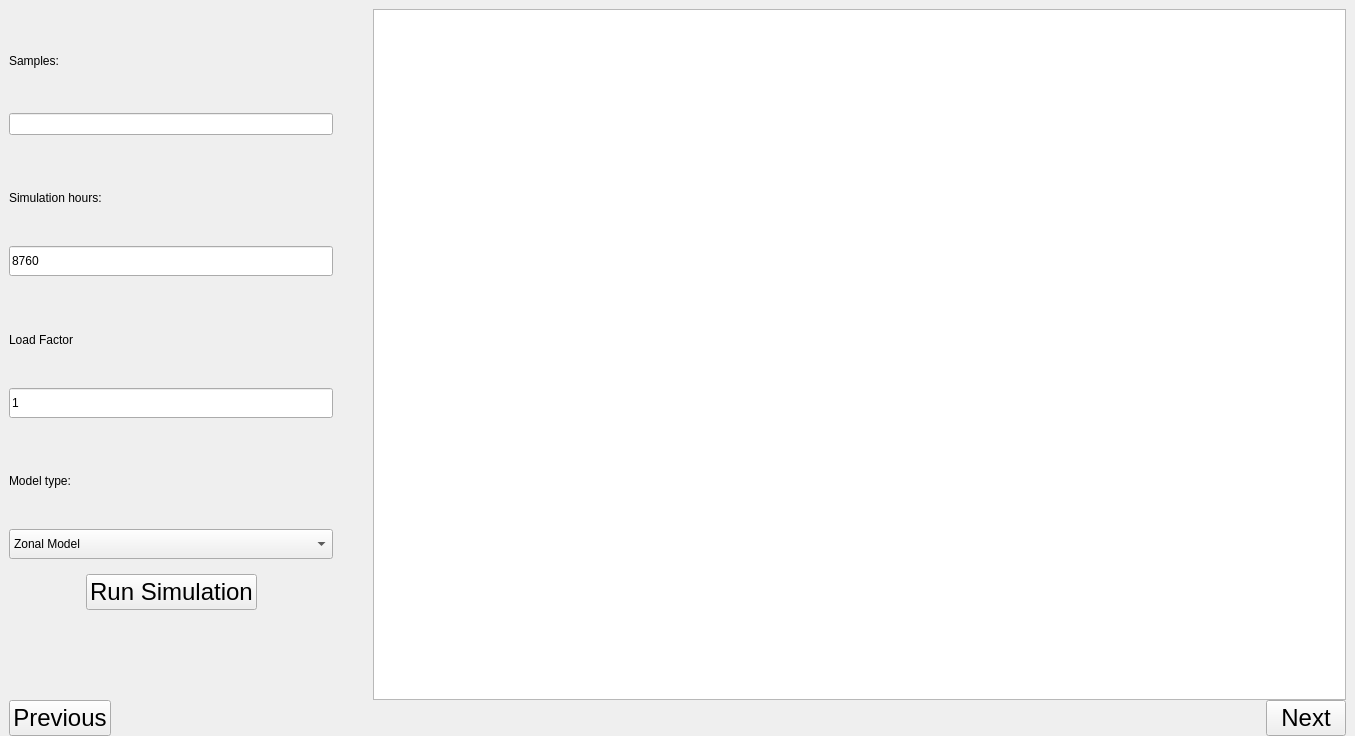
<?xml version="1.0" encoding="UTF-8"?>
<ui version="4.0">
 <class>sim_widget</class>
 <widget class="QWidget" name="sim_widget">
  <property name="geometry">
   <rect>
    <x>0</x>
    <y>0</y>
    <width>1355</width>
    <height>736</height>
   </rect>
  </property>
  <property name="windowTitle">
   <string>Form</string>
  </property>
  <property name="styleSheet">
   <string notr="true"/>
  </property>
  <layout class="QVBoxLayout" name="verticalLayout">
   <property name="spacing">
    <number>0</number>
   </property>
   <property name="leftMargin">
    <number>9</number>
   </property>
   <property name="topMargin">
    <number>0</number>
   </property>
   <property name="rightMargin">
    <number>9</number>
   </property>
   <property name="bottomMargin">
    <number>0</number>
   </property>
   <item>
    <widget class="QWidget" name="widget_7" native="true">
     <property name="styleSheet">
      <string notr="true"/>
     </property>
     <layout class="QVBoxLayout" name="verticalLayout_27" stretch="1,0">
      <property name="spacing">
       <number>0</number>
      </property>
      <property name="leftMargin">
       <number>0</number>
      </property>
      <property name="topMargin">
       <number>0</number>
      </property>
      <property name="rightMargin">
       <number>0</number>
      </property>
      <property name="bottomMargin">
       <number>0</number>
      </property>
      <item>
       <widget class="QFrame" name="frame_44">
        <property name="styleSheet">
         <string notr="true"/>
        </property>
        <property name="frameShape">
         <enum>QFrame::Shape::NoFrame</enum>
        </property>
        <property name="frameShadow">
         <enum>QFrame::Shadow::Raised</enum>
        </property>
        <layout class="QHBoxLayout" name="horizontalLayout_36" stretch="1,0,3">
         <property name="spacing">
          <number>0</number>
         </property>
         <property name="leftMargin">
          <number>0</number>
         </property>
         <property name="topMargin">
          <number>9</number>
         </property>
         <property name="rightMargin">
          <number>0</number>
         </property>
         <property name="bottomMargin">
          <number>0</number>
         </property>
         <item>
          <widget class="QFrame" name="frame_43">
           <property name="styleSheet">
            <string notr="true"/>
           </property>
           <property name="frameShape">
            <enum>QFrame::Shape::NoFrame</enum>
           </property>
           <property name="frameShadow">
            <enum>QFrame::Shadow::Raised</enum>
           </property>
           <layout class="QVBoxLayout" name="verticalLayout_26">
            <property name="spacing">
             <number>15</number>
            </property>
            <property name="leftMargin">
             <number>0</number>
            </property>
            <property name="topMargin">
             <number>0</number>
            </property>
            <property name="rightMargin">
             <number>0</number>
            </property>
            <property name="bottomMargin">
             <number>0</number>
            </property>
            <item>
             <widget class="QFrame" name="sim_frame_37">
              <property name="minimumSize">
               <size>
                <width>0</width>
                <height>30</height>
               </size>
              </property>
              <property name="styleSheet">
               <string notr="true"/>
              </property>
              <property name="frameShape">
               <enum>QFrame::Shape::NoFrame</enum>
              </property>
              <property name="frameShadow">
               <enum>QFrame::Shadow::Raised</enum>
              </property>
              <layout class="QVBoxLayout" name="verticalLayout_13">
               <property name="spacing">
                <number>0</number>
               </property>
               <property name="leftMargin">
                <number>0</number>
               </property>
               <property name="topMargin">
                <number>0</number>
               </property>
               <property name="rightMargin">
                <number>0</number>
               </property>
               <property name="bottomMargin">
                <number>0</number>
               </property>
               <item>
                <widget class="QLabel" name="label_12">
                 <property name="text">
                  <string>Samples:</string>
                 </property>
                </widget>
               </item>
               <item>
                <widget class="QLineEdit" name="lineEdit_4"/>
               </item>
              </layout>
             </widget>
            </item>
            <item>
             <widget class="QFrame" name="sim_frame_38">
              <property name="styleSheet">
               <string notr="true"/>
              </property>
              <property name="frameShape">
               <enum>QFrame::Shape::NoFrame</enum>
              </property>
              <property name="frameShadow">
               <enum>QFrame::Shadow::Raised</enum>
              </property>
              <layout class="QVBoxLayout" name="verticalLayout_28">
               <property name="spacing">
                <number>0</number>
               </property>
               <property name="leftMargin">
                <number>0</number>
               </property>
               <property name="topMargin">
                <number>0</number>
               </property>
               <property name="rightMargin">
                <number>0</number>
               </property>
               <property name="bottomMargin">
                <number>0</number>
               </property>
               <item>
                <widget class="QLabel" name="label_17">
                 <property name="text">
                  <string>Simulation hours:</string>
                 </property>
                </widget>
               </item>
               <item>
                <widget class="QLineEdit" name="lineEdit_5">
                 <property name="minimumSize">
                  <size>
                   <width>0</width>
                   <height>30</height>
                  </size>
                 </property>
                 <property name="text">
                  <string>8760</string>
                 </property>
                </widget>
               </item>
              </layout>
             </widget>
            </item>
            <item>
             <widget class="QFrame" name="sim_frame_39">
              <property name="styleSheet">
               <string notr="true"/>
              </property>
              <property name="frameShape">
               <enum>QFrame::Shape::NoFrame</enum>
              </property>
              <property name="frameShadow">
               <enum>QFrame::Shadow::Raised</enum>
              </property>
              <layout class="QVBoxLayout" name="verticalLayout_29">
               <property name="spacing">
                <number>0</number>
               </property>
               <property name="leftMargin">
                <number>0</number>
               </property>
               <property name="topMargin">
                <number>0</number>
               </property>
               <property name="rightMargin">
                <number>0</number>
               </property>
               <property name="bottomMargin">
                <number>0</number>
               </property>
               <item>
                <widget class="QLabel" name="label_19">
                 <property name="text">
                  <string>Load Factor</string>
                 </property>
                </widget>
               </item>
               <item>
                <widget class="QLineEdit" name="lineEdit_6">
                 <property name="minimumSize">
                  <size>
                   <width>0</width>
                   <height>30</height>
                  </size>
                 </property>
                 <property name="text">
                  <string>1</string>
                 </property>
                </widget>
               </item>
              </layout>
             </widget>
            </item>
            <item>
             <widget class="QFrame" name="sim_frame_40">
              <property name="styleSheet">
               <string notr="true"/>
              </property>
              <property name="frameShape">
               <enum>QFrame::Shape::NoFrame</enum>
              </property>
              <property name="frameShadow">
               <enum>QFrame::Shadow::Raised</enum>
              </property>
              <layout class="QVBoxLayout" name="verticalLayout_30" stretch="0,0">
               <property name="spacing">
                <number>0</number>
               </property>
               <property name="leftMargin">
                <number>0</number>
               </property>
               <property name="topMargin">
                <number>0</number>
               </property>
               <property name="rightMargin">
                <number>0</number>
               </property>
               <property name="bottomMargin">
                <number>0</number>
               </property>
               <item>
                <widget class="QLabel" name="label_18">
                 <property name="text">
                  <string>Model type:</string>
                 </property>
                </widget>
               </item>
               <item>
                <widget class="QComboBox" name="comboBox">
                 <property name="minimumSize">
                  <size>
                   <width>0</width>
                   <height>30</height>
                  </size>
                 </property>
                 <property name="styleSheet">
                  <string notr="true"/>
                 </property>
                 <property name="editable">
                  <bool>false</bool>
                 </property>
                 <property name="maxVisibleItems">
                  <number>10</number>
                 </property>
                 <item>
                  <property name="text">
                   <string>Zonal Model</string>
                  </property>
                 </item>
                 <item>
                  <property name="text">
                   <string>Copper Sheet Model</string>
                  </property>
                 </item>
                </widget>
               </item>
              </layout>
             </widget>
            </item>
            <item alignment="Qt::AlignmentFlag::AlignTop">
             <widget class="QFrame" name="frame_41">
              <property name="styleSheet">
               <string notr="true"/>
              </property>
              <property name="frameShape">
               <enum>QFrame::Shape::NoFrame</enum>
              </property>
              <property name="frameShadow">
               <enum>QFrame::Shadow::Raised</enum>
              </property>
              <layout class="QHBoxLayout" name="horizontalLayout_35">
               <property name="spacing">
                <number>0</number>
               </property>
               <property name="leftMargin">
                <number>0</number>
               </property>
               <property name="topMargin">
                <number>0</number>
               </property>
               <property name="rightMargin">
                <number>0</number>
               </property>
               <property name="bottomMargin">
                <number>0</number>
               </property>
               <item>
                <spacer name="horizontalSpacer_19">
                 <property name="orientation">
                  <enum>Qt::Orientation::Horizontal</enum>
                 </property>
                 <property name="sizeHint" stdset="0">
                  <size>
                   <width>40</width>
                   <height>20</height>
                  </size>
                 </property>
                </spacer>
               </item>
               <item>
                <widget class="QPushButton" name="pushButton_5">
                 <property name="font">
                  <font>
                   <family>Arial</family>
                   <pointsize>18</pointsize>
                   <italic>false</italic>
                   <bold>false</bold>
                  </font>
                 </property>
                 <property name="styleSheet">
                  <string notr="true"/>
                 </property>
                 <property name="text">
                  <string>Run Simulation</string>
                 </property>
                </widget>
               </item>
               <item>
                <spacer name="horizontalSpacer_12">
                 <property name="orientation">
                  <enum>Qt::Orientation::Horizontal</enum>
                 </property>
                 <property name="sizeHint" stdset="0">
                  <size>
                   <width>40</width>
                   <height>20</height>
                  </size>
                 </property>
                </spacer>
               </item>
              </layout>
             </widget>
            </item>
           </layout>
          </widget>
         </item>
         <item>
          <spacer name="horizontalSpacer_24">
           <property name="orientation">
            <enum>Qt::Orientation::Horizontal</enum>
           </property>
           <property name="sizeHint" stdset="0">
            <size>
             <width>40</width>
             <height>20</height>
            </size>
           </property>
          </spacer>
         </item>
         <item>
          <widget class="QTextBrowser" name="textBrowser_2">
           <property name="styleSheet">
            <string notr="true"/>
           </property>
          </widget>
         </item>
        </layout>
       </widget>
      </item>
      <item>
       <widget class="QFrame" name="frame_42">
        <property name="styleSheet">
         <string notr="true"/>
        </property>
        <property name="frameShape">
         <enum>QFrame::Shape::NoFrame</enum>
        </property>
        <property name="frameShadow">
         <enum>QFrame::Shadow::Raised</enum>
        </property>
        <layout class="QHBoxLayout" name="horizontalLayout_37">
         <property name="spacing">
          <number>0</number>
         </property>
         <property name="leftMargin">
          <number>0</number>
         </property>
         <property name="topMargin">
          <number>0</number>
         </property>
         <property name="rightMargin">
          <number>0</number>
         </property>
         <property name="bottomMargin">
          <number>0</number>
         </property>
         <item>
          <widget class="QPushButton" name="pushButton_sim_previous">
           <property name="font">
            <font>
             <family>Arial</family>
             <pointsize>18</pointsize>
             <italic>false</italic>
             <bold>false</bold>
            </font>
           </property>
           <property name="styleSheet">
            <string notr="true"/>
           </property>
           <property name="text">
            <string>Previous</string>
           </property>
          </widget>
         </item>
         <item>
          <spacer name="horizontalSpacer_10">
           <property name="orientation">
            <enum>Qt::Orientation::Horizontal</enum>
           </property>
           <property name="sizeHint" stdset="0">
            <size>
             <width>40</width>
             <height>20</height>
            </size>
           </property>
          </spacer>
         </item>
         <item>
          <widget class="QPushButton" name="pushButton_6">
           <property name="font">
            <font>
             <family>Arial</family>
             <pointsize>18</pointsize>
             <italic>false</italic>
             <bold>false</bold>
            </font>
           </property>
           <property name="styleSheet">
            <string notr="true"/>
           </property>
           <property name="text">
            <string>Next</string>
           </property>
          </widget>
         </item>
        </layout>
       </widget>
      </item>
     </layout>
    </widget>
   </item>
  </layout>
 </widget>
 <resources/>
 <connections/>
</ui>
